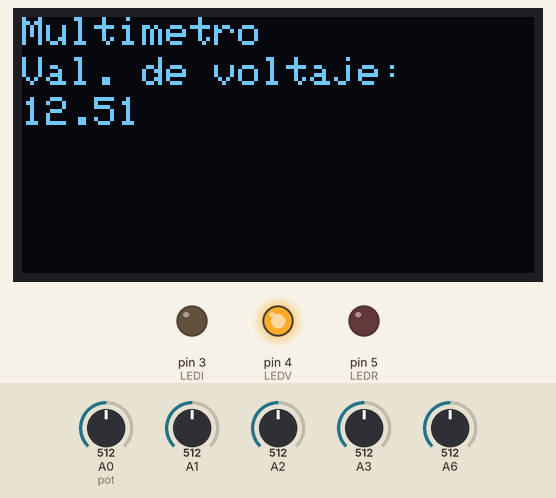
This sketch was run on a simulated Arduino Nano, built with avr-gcc and run on an emulated ATmega328P. On the bench: 128×64 one-colour display, output pins drawn as LEDs (lit = HIGH). The test bench sets the inputs (shaded band); at power-on: A0 (pot) = 512, A1 = 512, A3 = 512, A2 = 512, A6 = 512. What the sketch prints to the serial monitor is not drawn.

Above: at 1.2 s.
1.3 s: A0 (pot) set to 671
3.3 s: A0 (pot) set to 689
At 6.1 s:
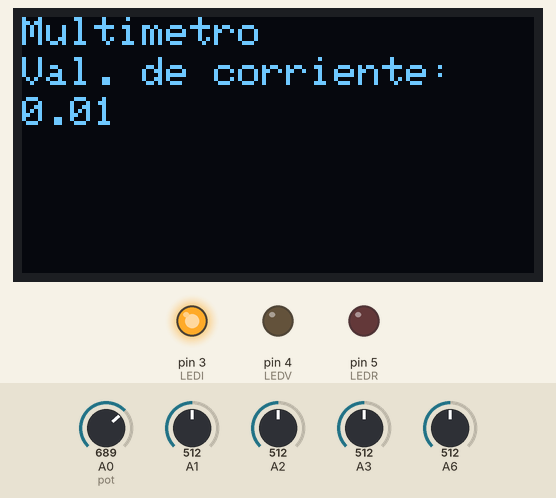
6.8 s: A0 (pot) set to 331
At 8.7 s:
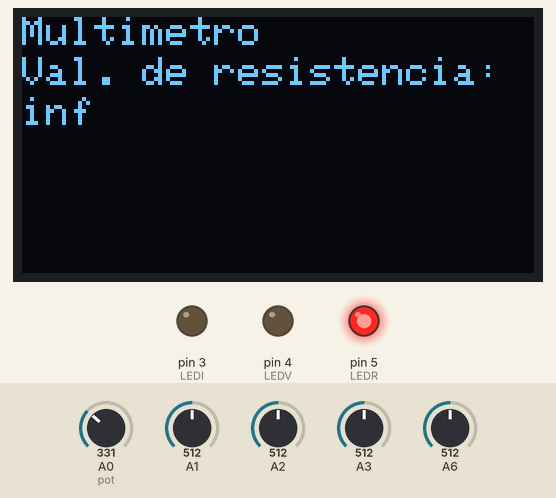
9.0 s: A1 set to 691
At 10.6 s:
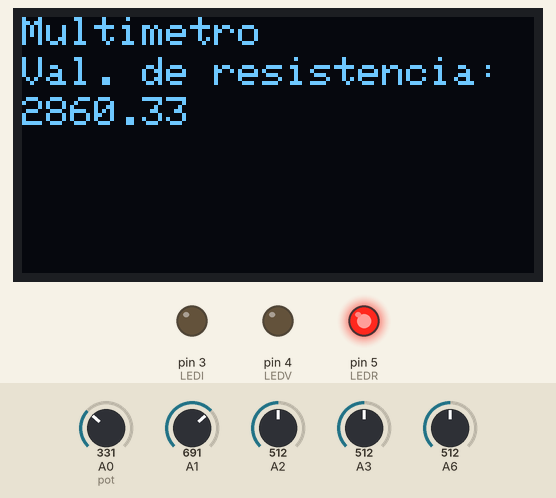
11.1 s: A0 (pot) set to 354
At 12.3 s:
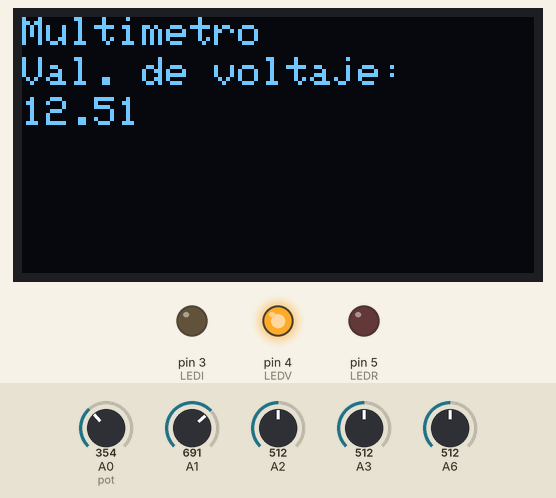
13.2 s: A3 set to 691
At 15.1 s:
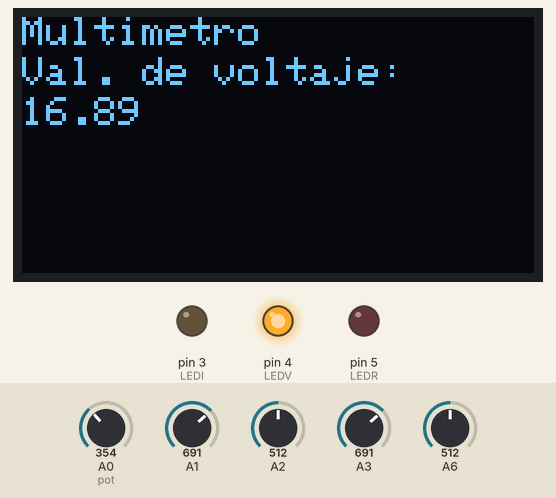
Timing chart, 0 to 16.2 s (numbered marks = the images above; inputs shaded):
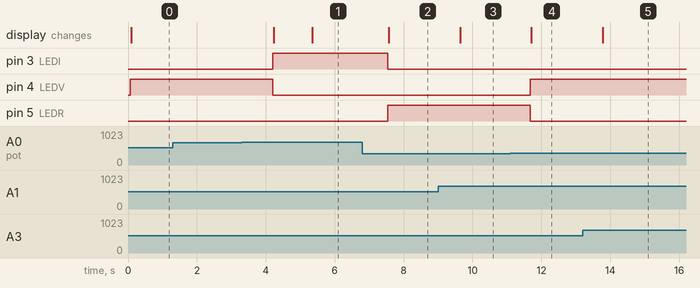

The sketch:

Proyecto_Final_2_Multimetro_Quinto.ino
```cpp
/*
   Fundacion Kinal
   Centro educativo tecnico laboral kinal
   Quinto perito
   Quinto electronica
   Codigo Tecnico: EB5AV
   Curso: Taller de electronica digital y reparacion de computadoras I
   Proyecto: Proyecto Final II Arduino Electronica
   Dev: Diego Alejandro Felipe Chis
   Profesor: Alejandro Navas
   Fecha: 01 de octubre de 2024
*/
#include <Wire.h>
#include <Adafruit_GFX.h>
#include <Adafruit_SSD1306.h>
#define widht_oled 128
#define height_oled 64
#define InputVoltage A1
#define dividerInput A2
#define RC 1000

Adafruit_SSD1306 oled_display(widht_oled, height_oled, &Wire, -1);

int Sensor = A3;
int pot = A0;
int Valpot;
int LEDI = 3;
int LEDV = 4;
int LEDR = 5;

float sensibilidad = 0.185;
float I = 0.0000;

void setup() {
  Serial.begin(9600);
  pinMode(LEDI, OUTPUT);
  pinMode(LEDV, OUTPUT);
  pinMode(LEDR, OUTPUT);
  if(!oled_display.begin(SSD1306_SWITCHCAPVCC, 0x3C)){
    Serial.println("ERROR");
    while(1);
  }
  oled_display.clearDisplay();
  oled_display.setTextSize(1);
  oled_display.setTextColor(SSD1306_WHITE);
  oled_display.display();
}

float getVoltage(int analogPin){
  int bits = analogRead(analogPin);
  float dividerVoltage = (bits * 5.0) / 1023;
  return dividerVoltage;
}

float getAvgVoltages(float &avgDividerVoltage, float &avgInputVoltage){
  float dividerVoltage = 0;
  float referenceVoltage = 0;
  for(int i = 0; i < 10; i++){
    dividerVoltage += getVoltage(dividerInput);
    referenceVoltage += getVoltage(InputVoltage);
  }
  avgDividerVoltage = dividerVoltage/10.0;
  avgInputVoltage = referenceVoltage/10.0;
}

float getResistanceValue(float v2, float v1){
  float resistance = (v2*RC)/(v1-v2);
  return resistance;
}

void Oled(float R){
  oled_display.println(R);
  oled_display.display();
  Serial.print("Resistencia: ");
  Serial.print(R);
  Serial.println("Ohms");
}

float promedio_I(int muestras_I){
  float sensorA6;
  float intencidad = 0;
  for(int i = 0; i < muestras_I; i++){
    sensorA6 = analogRead(A6) * (5.0 / 1023.0);
    intencidad = intencidad + (sensorA6 - 2.5)/sensibilidad;
  }
  intencidad = intencidad / muestras_I;
  return(intencidad);
}

void loop() {
  float avgDividerVoltage = 0;
  float avgInputVoltage = 0;
  getAvgVoltages(avgDividerVoltage, avgInputVoltage);
  float resistance = getResistanceValue(avgDividerVoltage, avgInputVoltage);
  Valpot = analogRead(pot);
  oled_display.clearDisplay();
  oled_display.setCursor(0, 0);
  oled_display.println("Multimetro");
  oled_display.setCursor(0, 10);

  if(Valpot >= 0&&Valpot <= 340){
    digitalWrite(LEDR, HIGH);
    digitalWrite(LEDV, LOW);
    digitalWrite(LEDI, LOW);
    oled_display.println("Val. de resistencia:");
    oled_display.setCursor(0, 20);
    Oled(resistance);
    delay(1000);
  }
  if(Valpot >= 341&&Valpot <= 680){
    digitalWrite(LEDR, LOW);
    digitalWrite(LEDV, HIGH);
    digitalWrite(LEDI, LOW);
    float voltaje = (float)25 * analogRead(A3)/1023;
    Serial.print("Voltaje: ");
    Serial.print(voltaje);
    Serial.println("V");
    oled_display.println("Val. de voltaje:");
    oled_display.setCursor(0,20);
    oled_display.println(voltaje);
    oled_display.display();
    delay(1000);
  }
  if(Valpot >= 681&&Valpot <= 1023){
    digitalWrite(LEDR, LOW);
    digitalWrite(LEDV, LOW);
    digitalWrite(LEDI, HIGH);
    oled_display.println("Val. de corriente:");
    oled_display.setCursor(0,20);
    oled_display.println(I);
    oled_display.display();

    I = promedio_I(500);
    if(I >= 0.01){
      Serial.print("Corriente: ");
      Serial.print(I);
      Serial.println("A");
      delay(1000);
    }else{
      Serial.println("0.0000");
      I = 0.0000;
      delay(1000);
    }
  }
}
```

Measured:
- the behaviour switches between 680 and 681 on A0 (pot) (found by bisection; images 0 and 1)
- the behaviour switches between 340 and 341 on A0 (pot) (found by bisection; images 3 and 4)
- after the input at 1.3 s, every drawn part: stays the same
- after the input at 3.3 s, pin 3 (LEDI): LOW → HIGH after 0.90 s; pin 4 (LEDV): HIGH → LOW after 0.90 s; the display: first changes after 0.93 s (image 1 shows a later state)
- after the input at 6.8 s, pin 3 (LEDI): HIGH → LOW after 0.75 s; pin 5 (LEDR): LOW → HIGH after 0.75 s; the display: changes after 0.77 s (image 2)
- after the input at 9.0 s, the display: changes after 0.64 s (image 3)
- after the input at 11.1 s, pin 4 (LEDV): LOW → HIGH after 0.58 s; pin 5 (LEDR): HIGH → LOW after 0.58 s; the display: changes after 0.61 s (image 4)
- after the input at 13.2 s, the display: changes after 0.58 s (image 5)
